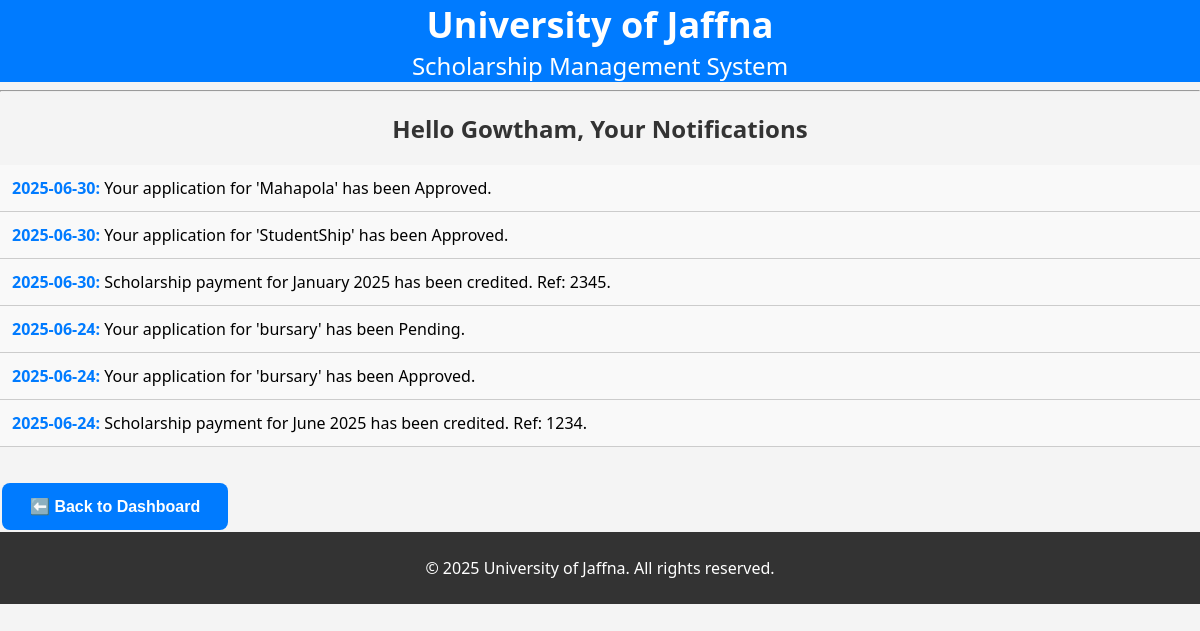
The app's page /view_notifications.php (signed in) with its own data.
### tables this page shows
CREATE TABLE `notification` (
  `notification_id` int(11) NOT NULL,
  `application_id` int(11) DEFAULT NULL,
  `notif_date` date DEFAULT NULL,
  `status_message` text DEFAULT NULL
);

### view_notifications.php (the view, shortened to what this page needs)
<?php
include 'db.php';
$student_id = $_SESSION['user'];
$stmt = $conn->prepare("SELECT name FROM Student WHERE student_id = ?");
$stmt->bind_param("s", $student_id);
$stmt->execute();
$result = $stmt->get_result();
$student = $result->fetch_assoc();
$sql = "
    SELECT n.notif_date, n.status_message
    FROM Notification n
    JOIN Application a ON n.application_id = a.application_id
    WHERE a.student_id = ?
    ORDER BY n.notif_date DESC
";
$stmt = $conn->prepare($sql);
$stmt->bind_param("s", $student_id);
$stmt->execute();
$res = $stmt->get_result();
?>
<!DOCTYPE html>
<html>
<head>
    <link rel="stylesheet" href="assets/css/style.css">
</head>
<body>
<h1>University of Jaffna <span>Scholarship Management System</span></h1>
<hr>
<h2>Hello <?= htmlspecialchars($student['name']) ?>, Your Notifications</h2>
<?php if ($res->num_rows === 0): ?>
    <p>No notifications yet.</p>
<?php else: ?>
    <ul class="notification-list">
        <?php while ($row = $res->fetch_assoc()): ?>
            <li><strong><?= $row['notif_date'] ?>:</strong> <?= htmlspecialchars($row['status_message']) ?></li>
        <?php endwhile; ?>
    </ul>
<?php endif; ?>
<a href="student_dashboard.php">
    <button class="back-btn">⬅️ Back to Dashboard</button>
</a>
<footer>
    <p>&copy; 2025 University of Jaffna. All rights reserved.</p>
</footer>
</body>
</html>

### assets/css/style.css (style rules this page uses)
body { font-family: 'Segoe UI', Tahoma, Geneva, Verdana, sans-serif; margin: 0; padding: 0; background-color: #f4f4f4; }
h1 { font-size: 36px; color: white; background-color: #007bff; padding: 0; margin: 0; text-align: center; }
h1 span { font-size: 24px; font-weight: normal; display: block; }
h2 { font-size: 24px; color: #333; text-align: center; margin-top: 20px; }
button { background-color: #E9E9ED; color: black; padding: 5px 10px; border: none; border-radius: 5px; cursor: pointer; font-size: 7px; margin: 2px; font-weight: bold; }
footer { background-color: #333; color: #fff; padding: 20px; text-align: center; left: 0; bottom: 0; }
footer p { margin: 5px 0; }

### view_notifications.php (style rules this page uses)
.back-btn { padding: 14px 28px; font-size: 16px; background-color: #007bff; color: white; border: none; border-radius: 8px; margin-top: 20px; cursor: pointer; transition: background-color 0.3s ease; }
ul.notification-list { list-style: none; padding: 0; }
ul.notification-list li { background: #f9f9f9; padding: 12px; border-bottom: 1px solid #ccc; }
ul.notification-list li strong { color: #007bff; }

### records on screen
notification: notif_date "2025-06-30", status_message "Your application for 'Mahapola' has been Approved."
notification: notif_date "2025-06-30", status_message "Your application for 'StudentShip' has been Approved."
notification: notif_date "2025-06-30", status_message "Scholarship payment for January 2025 has been credited. Ref: 2345."
notification: notif_date "2025-06-24", status_message "Your application for 'bursary' has been Pending."
notification: notif_date "2025-06-24", status_message "Your application for 'bursary' has been Approved."
notification: notif_date "2025-06-24", status_message "Scholarship payment for June 2025 has been credited. Ref: 1234."

### other values on screen
$student['name'] "Gowtham"
